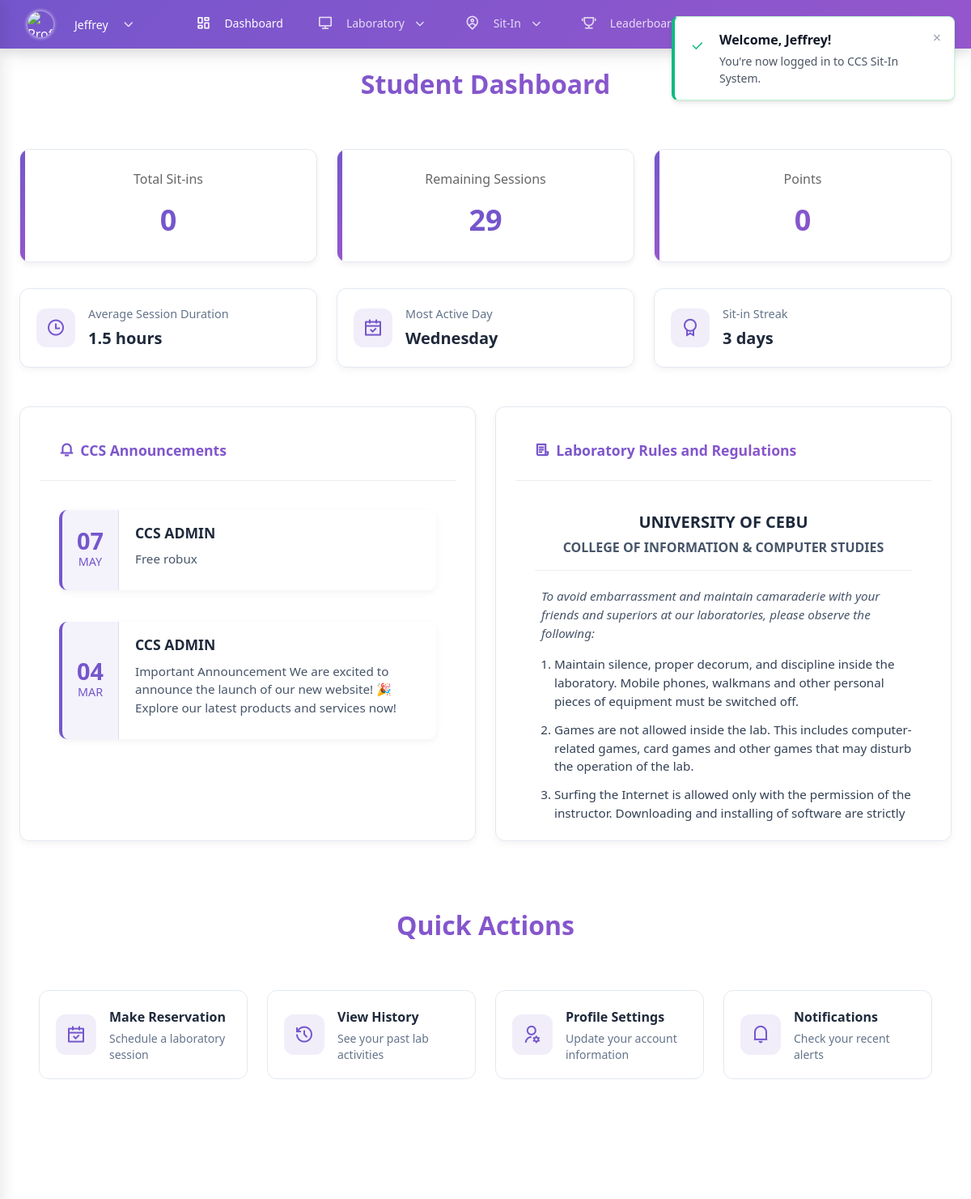
The page /view/dashboard.php (signed in) on the database its author committed.
### tables this page shows
CREATE TABLE `users` (
  `id` int(20) NOT NULL,
  `idno` varchar(20) NOT NULL,
  `lastname` varchar(50) NOT NULL,
  `firstname` varchar(50) NOT NULL,
  `middlename` varchar(50) DEFAULT NULL,
  `course` varchar(20) NOT NULL,
  `year` int(1) NOT NULL,
  `username` varchar(50) NOT NULL,
  `password` varchar(255) NOT NULL,
  `email` varchar(100) DEFAULT NULL,
  `address` text DEFAULT NULL,
  `remaining_sessions` int(11) NOT NULL DEFAULT 30,
  `points` int(11) NOT NULL,
  `role` varchar(20) NOT NULL,
  `profile_image` varchar(255) DEFAULT NULL,
  `created_at` timestamp NOT NULL DEFAULT current_timestamp()
);

CREATE TABLE `announcements` (
  `id` int(11) NOT NULL,
  `title` varchar(255) NOT NULL,
  `content` text NOT NULL,
  `created_at` timestamp NOT NULL DEFAULT current_timestamp(),
  `created_by` varchar(50) NOT NULL
);

### view/dashboard.php (the view, shortened to what this page needs)
<?php
require_once '../config/db_connect.php';
$username = $_SESSION['username'];
$sql = "SELECT idno, firstname, lastname, middlename, course, year, profile_image, email, address, remaining_sessions, points FROM users WHERE username = ?";
$stmt = $conn->prepare($sql);
$stmt->bind_param("s", $username);
$stmt->execute();
$result = $stmt->get_result();
if ($row = $result->fetch_assoc()) {
    $fullname = $row['lastname'] . ', ' . $row['firstname'];
    if (!empty($row['middlename'])) {
        $fullname .= ' ' . substr($row['middlename'], 0, 1) . '.';
    }
    $_SESSION['idno'] = $row['idno'];
    $_SESSION['fullname'] = $fullname;
    $_SESSION['course'] = $row['course'];
    $year = intval($row['year']);
    $_SESSION['year'] = $year;
    $_SESSION['year_level'] = $year . (
        $year == 1 ? 'st' :
        ($year == 2 ? 'nd' :
        ($year == 3 ? 'rd' : 'th'))
    ) . ' Year';
    $_SESSION['profile_image'] = $row['profile_image'] ?? '../assets/images/logo/AVATAR.png';
    $_SESSION['email'] = $row['email'];
    $_SESSION['address'] = $row['address'];
    $_SESSION['remaining_sessions'] = $row['remaining_sessions'] ?? 30;
    $_SESSION['points'] = $row['points'] ?? 0;
}
$stats = [
    'total_sitins' => 0,
    'remaining_sessions' => $_SESSION['remaining_sessions'],
    'pending_reservations' => 0
];
$id = $_SESSION['idno'];
$query = "SELECT COUNT(*) as count FROM sit_ins WHERE idno = ? AND status = 'completed'";
$stmt = $conn->prepare($query);
$stmt->bind_param("s", $id);
$stmt->execute();
$result = $stmt->get_result();
if ($result && $row = $result->fetch_assoc()) {
    $stats['total_sitins'] = $row['count'];
}
$query = "SELECT COUNT(*) as count FROM reservations WHERE idno = ? AND status = 'pending'";
$stmt = $conn->prepare($query);
$stmt->bind_param("s", $id);
$stmt->execute();
$result = $stmt->get_result();
if ($result && $row = $result->fetch_assoc()) {
    $stats['pending_reservations'] = $row['count'];
}
$announcements = [];
$query = "SELECT * FROM announcements ORDER BY created_at DESC";
$result = $conn->query($query);
if ($result) {
    while ($row = $result->fetch_assoc()) {
        $announcements[] = $row;
    }
}
?>
<!DOCTYPE html>
<html lang="en">
<head>
    <link rel="stylesheet" href="../assets/css/styles.css">
    <link rel="stylesheet" href="../assets/css/admin.css">
    <link rel="stylesheet" href="../assets/css/student_nav.css">
    <link rel="stylesheet" href="../assets/css/notification.css">
    <link rel="stylesheet" href="https://cdnjs.cloudflare.com/ajax/libs/font-awesome/6.0.0/css/all.min.css">
    <link rel="stylesheet" href="https://cdnjs.cloudflare.com/ajax/libs/remixicon/4.6.0/remixicon.css">
    <script src="https://unpkg.com/@tailwindcss/browser@4"></script>
</head>
<body>
    <div id="notification-container"></div>
    <div class="nav-container">
    <div class="nav-wrapper">
        <div class="nav-profile">
            <div class="profile-trigger" id="profile-trigger">
                <img src="<?php echo isset($_SESSION['profile_image']) ? htmlspecialchars($_SESSION['profile_image']) : '../assets/images/logo/AVATAR.png'; ?>"
                     alt="Profile">
                <span class="username"><?php echo htmlspecialchars($_SESSION['username']); ?></span>
                <i class="fas fa-chevron-down"></i>
            </div>
        </div>
        <nav class="nav-links">
            <a href="dashboard.php" class="nav-link <?php echo basename($_SERVER['PHP_SELF']) === 'dashboard.php' ? 'active' : ''; ?>">
                <i class="ri-dashboard-line"></i>
                <span>Dashboard</span>
            </a>
            <div class="nav-dropdown">
                <div class="nav-link dropdown-toggle <?php echo in_array(basename($_SERVER['PHP_SELF']), ['student_laboratories.php', 'student_resources.php']) ? 'active' : ''; ?>">
                    <i class="ri-computer-line"></i>
                    <span>Laboratory</span>
                    <i class="fas fa-chevron-down dropdown-icon"></i>
                </div>
            </div>
            <div class="nav-dropdown">
                <div class="nav-link dropdown-toggle <?php echo in_array(basename($_SERVER['PHP_SELF']), ['sit-in.php', 'reservation.php', 'history.php']) ? 'active' : ''; ?>">
                    <i class="ri-map-pin-user-line"></i>
                    <span>Sit-In</span>
                    <i class="fas fa-chevron-down dropdown-icon"></i>
                </div>
            </div>
            <a href="student_leaderboard.php" class="nav-link <?php echo basename($_SERVER['PHP_SELF']) === 'student_leaderboard.php' ? 'active' : ''; ?>">
                <i class="ri-trophy-line"></i>
                <span>Leaderboard</span>
            </a>
            <a href="profile.php" class="nav-link <?php echo basename($_SERVER['PHP_SELF']) === 'profile.php' ? 'active' : ''; ?>">
                <span>Profile</span>
            </a>
        </nav>
        <div class="nav-actions">
            <div class="notification-icon" id="notification-toggle">
            </div>
            <a href="../auth/logout.php" class="action-link">
            </a>
        </div>
    </div>
</div>
    <div class="admin-dashboard">
        <div class="dashboard-header">
            <div class="dashboard-title">
                Student Dashboard
            </div>
        </div>
        <div class="stats-grid">
            <div class="stat-card">
                <div class="stat-title">Total Sit-ins</div>
                <div class="stat-value"><?php echo $stats['total_sitins']; ?></div>
            </div>
            <div class="stat-card">
                <div class="stat-title">Remaining Sessions</div>
                <div class="stat-value <?php echo $stats['remaining_sessions'] <= 5 ? 'low' : ($stats['remaining_sessions'] <= 10 ? 'medium' : ''); ?>">
                    <?php echo $stats['remaining_sessions']; ?>
                </div>
            </div>
            <div class="stat-card">
                <div class="stat-title">Points</div>
                <div class="stat-value points-display"><?php echo $_SESSION['points'] ?? 0; ?></div>
            </div>
        </div>
        <div class="analytics-summary">
            <div class="summary-card">
                <div class="summary-icon">
                    <i class="ri-time-line"></i>
                </div>
                <div class="summary-content">
                    <div class="summary-title">Average Session Duration</div>
                    <div class="summary-value">1.5 hours</div>
                </div>
            </div>
            <div class="summary-card">
                <div class="summary-icon">
                    <i class="ri-calendar-check-line"></i>
                </div>
                <div class="summary-content">
                    <div class="summary-title">Most Active Day</div>
                    <div class="summary-value">Wednesday</div>
                </div>
            </div>
            <div class="summary-card">
                <div class="summary-icon">
                    <i class="ri-award-line"></i>
                </div>
                <div class="summary-content">
                    <div class="summary-title">Sit-in Streak</div>
                    <div class="summary-value">3 days</div>
                </div>
            </div>
        </div>
        <div class="announcements-grid">
            <div class="announcements-card">
                <div class="announcements-header">
                    <i class="ri-notification-3-line"></i>
                    <span>CCS Announcements</span>
                </div>
                <div class="announcement-list">
                    <?php if (empty($announcements)): ?>
                        <div class="announcement-item">
                            <div class="announcement-empty">
                                <i class="ri-information-line"></i>
                                <p>No announcements available at this time.</p>
                            </div>
                        </div>
                    <?php else: ?>
                        <?php foreach ($announcements as $announcement): ?>
                            <div class="announcement-item">
                                <div class="announcement-date">
                                    <div class="date-day"><?php echo date('d', strtotime($announcement['created_at'])); ?></div>
                                    <div class="date-month"><?php echo date('M', strtotime($announcement['created_at'])); ?></div>
                                </div>
                                <div class="announcement-content">
                                    <h3><?php echo htmlspecialchars($announcement['title']); ?></h3>
                                    <p><?php echo htmlspecialchars($announcement['content']); ?></p>
                                </div>
                            </div>
                        <?php endforeach; ?>
                    <?php endif; ?>
                </div>
            </div>
            <div class="announcements-card">
                <div class="announcements-header">
                    <i class="ri-file-list-3-line"></i>
                    <span>Laboratory Rules and Regulations</span>
                </div>
                <div class="rules-container">
                    <div class="rules-header">
                        <h3>UNIVERSITY OF CEBU</h3>
                        <h4>COLLEGE OF INFORMATION & COMPUTER STUDIES</h4>
                    </div>
                    <div class="rules-content">
                        <p class="rules-intro">To avoid embarrassment and maintain camaraderie with your friends and superiors at our laboratories, please observe the following:</p>
                        <ol class="rules-list">
                            <li>Maintain silence, proper decorum, and discipline inside the laboratory. Mobile phones, walkmans and other personal pieces of equipment must be switched off.</li>
                            <li>Games are not allowed inside the lab. This includes computer-related games, card games and other games that may disturb the operation of the lab.</li>
                            <li>Surfing the Internet is allowed only with the permission of the instructor. Downloading and installing of software are strictly prohibited.</li>
                        </ol>
                    </div>
                </div>
            </div>
        </div>
        <div class="dashboard-header">
                <div class="dashboard-title">
                    Quick Actions
                </div>
            </div>
        <div class="system-selection">
            <div class="selection-grid">
                <a href="reservation.php" class="selection-card">
                    <div class="selection-icon">
                        <i class="ri-calendar-check-line"></i>
                    </div>
                    <div class="selection-details">
                        <h3>Make Reservation</h3>
                        <p>Schedule a laboratory session</p>
                    </div>
                </a>
                <a href="history.php" class="selection-card">
                    <div class="selection-icon">
                        <i class="ri-history-line"></i>
                    </div>
                    <div class="selection-details">
                        <h3>View History</h3>
                        <p>See your past lab activities</p>
                    </div>
                </a>
                <a href="profile.php" class="selection-card">
                    <div class="selection-icon">
                        <i class="ri-user-settings-line"></i>
                    </div>
                    <div class="selection-details">
                        <h3>Profile Settings</h3>
                        <p>Update your account information</p>
                    </div>
                </a>
                <a href="#" class="selection-card" onclick="document.getElementById('notification-toggle').click(); return false;">
                    <div class="selection-icon">
                        <i class="ri-notification-4-line"></i>
                    </div>
                    <div class="selection-details">
                        <h3>Notifications</h3>
                        <p>Check your recent alerts</p>
                    </div>
                </a>
            </div>
        </div>
    </div>
    <div class="admin-dashboard">
        <div class="dashboard-header">
        </div>
    </div>
</body>
</html>

### rows shown on the page
users: points "0", remaining_sessions "29"
announcements: created_at "07", created_at "MAY", title "CCS ADMIN", content "Free robux"
announcements: created_at "04", created_at "MAR", title "CCS ADMIN", content "Important Announcement We are excited to announce the launch of our new website! 🎉 Explore our latest products and services now!"

### other values the page prints
$_SESSION['username'] "Jeffrey"
$_SESSION['points'] "0"
